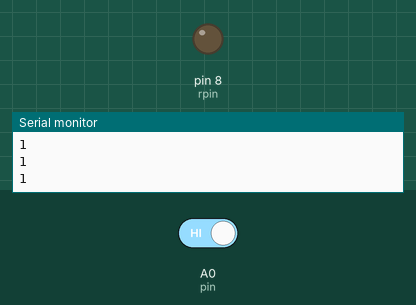
This sketch was run on a simulated Arduino Uno, built with avr-gcc and run on an emulated ATmega328P. On the bench: output pins drawn as LEDs (lit = HIGH), the last lines printed to the serial monitor. Inputs (shaded band) come from the test bench; at power-on: A0 (pin) HIGH.

Above: at 1.2 s.
1.3 s: A0 (pin) driven LOW
At 1.8 s:
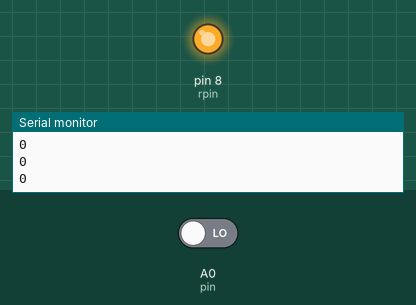
2.8 s: A0 (pin) driven HIGH
At 3.1 s:
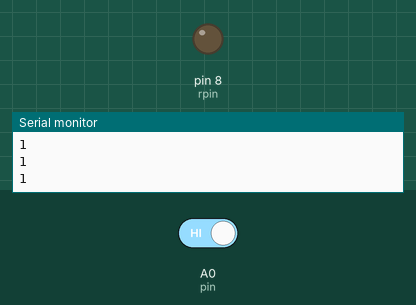
Timing chart, 0 to 5.8 s (numbered marks = the images above; inputs shaded):
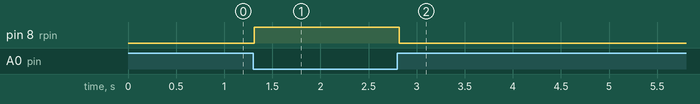

The sketch:

IR_senser.ino
```cpp
int pin = A0;
int data1;
int rpin = 8;
void setup() {
  // put your setup code here, to run once:
pinMode(pin,INPUT);
pinMode(rpin,OUTPUT);

Serial.begin(9600);
}

void loop() {
  // put your main code here, to run repeatedly:
data1 = digitalRead(pin);
Serial.println(data1);
delay(10);

 if (data1 ==0){
  digitalWrite(rpin,HIGH);
  }
 if (data1 ==1){
  digitalWrite(rpin,LOW);
}
}
```

Measured:
- after the input at 1.3 s, pin 8 (rpin): LOW → HIGH at once
- after the input at 2.8 s, pin 8 (rpin): HIGH → LOW at once
